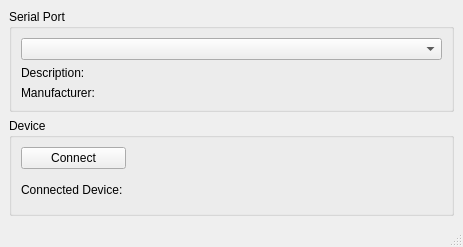
<?xml version="1.0" encoding="UTF-8"?>
<ui version="4.0">
 <class>MainWindow</class>
 <widget class="QMainWindow" name="MainWindow">
  <property name="geometry">
   <rect>
    <x>0</x>
    <y>0</y>
    <width>463</width>
    <height>247</height>
   </rect>
  </property>
  <property name="windowTitle">
   <string>Stretta Simple Connect</string>
  </property>
  <widget class="QWidget" name="centralwidget">
   <layout class="QGridLayout" name="gridLayout_2">
    <item row="0" column="0">
     <widget class="QGroupBox" name="groupBox">
      <property name="title">
       <string>Serial Port</string>
      </property>
      <layout class="QGridLayout" name="gridLayout">
       <item row="2" column="0">
        <widget class="QLabel" name="manufacturerLabel">
         <property name="text">
          <string>Manufacturer: </string>
         </property>
        </widget>
       </item>
       <item row="0" column="0">
        <widget class="QComboBox" name="SerialPortComboBox"/>
       </item>
       <item row="1" column="0">
        <widget class="QLabel" name="descriptionLabel">
         <property name="text">
          <string>Description: </string>
         </property>
        </widget>
       </item>
      </layout>
     </widget>
    </item>
    <item row="1" column="0">
     <widget class="QGroupBox" name="groupBox_2">
      <property name="title">
       <string>Device</string>
      </property>
      <layout class="QGridLayout" name="gridLayout_3">
       <item row="0" column="0">
        <widget class="QPushButton" name="connectButton">
         <property name="text">
          <string>Connect</string>
         </property>
        </widget>
       </item>
       <item row="0" column="1">
        <spacer name="horizontalSpacer">
         <property name="orientation">
          <enum>Qt::Horizontal</enum>
         </property>
         <property name="sizeHint" stdset="0">
          <size>
           <width>319</width>
           <height>20</height>
          </size>
         </property>
        </spacer>
       </item>
       <item row="1" column="0">
        <widget class="QLabel" name="label">
         <property name="text">
          <string>Connected Device: </string>
         </property>
        </widget>
       </item>
      </layout>
     </widget>
    </item>
   </layout>
  </widget>
  <widget class="QMenuBar" name="menubar">
   <property name="geometry">
    <rect>
     <x>0</x>
     <y>0</y>
     <width>463</width>
     <height>21</height>
    </rect>
   </property>
  </widget>
  <widget class="QStatusBar" name="statusbar"/>
 </widget>
 <resources/>
 <connections/>
</ui>
